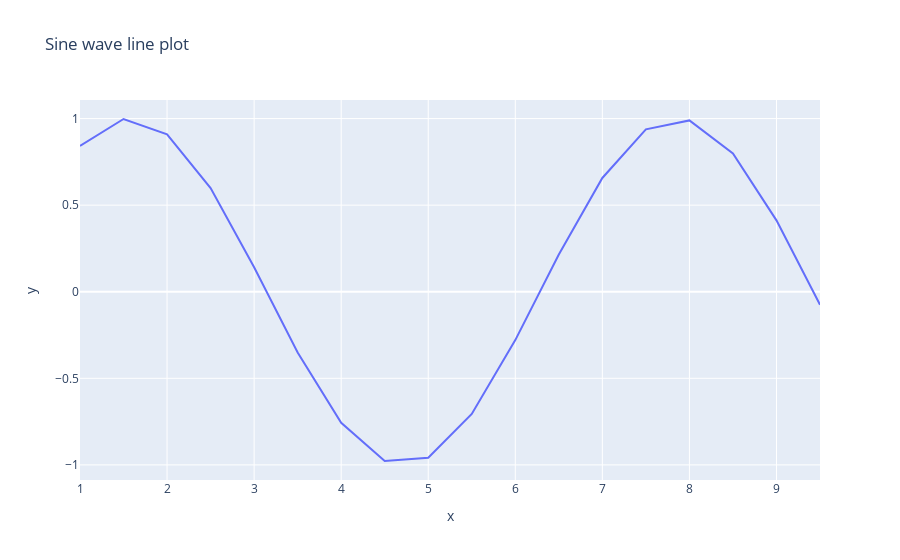

Notebook code cell kept with this figure:
### Code cell
import numpy as np
import plotly.express as px

x=np.arange(1,10,0.5)
y=np.sin(x)
fig=px.line(x=x,y=y,title="Sine wave line plot")
fig.show()

### Figure 1 — Plotly figure (JSON) as saved in the notebook; plotly's stock layout.template omitted (floating-point values rounded to 4 significant figures)
{"data": [{"hovertemplate": "x=%{x}<br>y=%{y}<extra></extra>", "legendgroup": "", "line": {"color": "#636efa", "dash": "solid"}, "marker": {"symbol": "circle"}, "mode": "lines", "name": "", "orientation": "v", "showlegend": false, "type": "scatter", "x": [1.0, 1.5, 2.0, 2.5, 3.0, 3.5, 4.0, 4.5, 5.0, 5.5, 6.0, 6.5, 7.0, 7.5, 8.0, 8.5, 9.0, 9.5], "xaxis": "x", "y": [0.8415, 0.9975, 0.9093, 0.5985, 0.1411, -0.3508, -0.7568, -0.9775, -0.9589, -0.7055, -0.2794, 0.2151, 0.657, 0.938, 0.9894, 0.7985, 0.4121, -0.07515], "yaxis": "y"}], "layout": {"legend": {"tracegroupgap": 0}, "title": {"text": "Sine wave line plot"}, "xaxis": {"anchor": "y", "domain": [0, 1], "title": {"text": "x"}}, "yaxis": {"anchor": "x", "domain": [0, 1], "title": {"text": "y"}}}}
